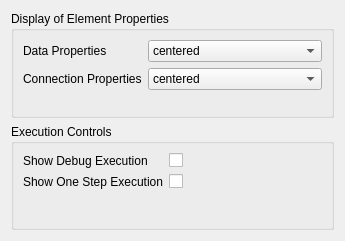
<?xml version="1.0" encoding="UTF-8"?>
<ui version="4.0">
 <class>ConfigureDefaultProperties</class>
 <widget class="QWidget" name="ConfigureDefaultProperties">
  <property name="geometry">
   <rect>
    <x>0</x>
    <y>0</y>
    <width>345</width>
    <height>241</height>
   </rect>
  </property>
  <layout class="QVBoxLayout" name="verticalLayout">
   <item>
    <widget class="QGroupBox" name="groupBox">
     <property name="title">
      <string>Display of Element Properties</string>
     </property>
     <layout class="QFormLayout" name="formLayout_3">
      <property name="fieldGrowthPolicy">
       <enum>QFormLayout::AllNonFixedFieldsGrow</enum>
      </property>
      <item row="0" column="0">
       <widget class="QLabel" name="nodeInformationLabel">
        <property name="text">
         <string>Data Properties</string>
        </property>
       </widget>
      </item>
      <item row="0" column="1">
       <widget class="KComboBox" name="kcfg_dataNodeDisplay">
        <item>
         <property name="text">
          <string>centered</string>
         </property>
        </item>
        <item>
         <property name="text">
          <string>below</string>
         </property>
        </item>
        <item>
         <property name="text">
          <string>above</string>
         </property>
        </item>
       </widget>
      </item>
      <item row="1" column="0">
       <widget class="QLabel" name="edgeInformationLabel">
        <property name="text">
         <string>Connection Properties</string>
        </property>
       </widget>
      </item>
      <item row="1" column="1">
       <widget class="KComboBox" name="kcfg_dataEdgeDisplay">
        <item>
         <property name="text">
          <string>centered</string>
         </property>
        </item>
        <item>
         <property name="text">
          <string>below</string>
         </property>
        </item>
        <item>
         <property name="text">
          <string>above</string>
         </property>
        </item>
       </widget>
      </item>
     </layout>
    </widget>
   </item>
   <item>
    <widget class="QGroupBox" name="groupBox_2">
     <property name="title">
      <string>Execution Controls</string>
     </property>
     <layout class="QFormLayout" name="formLayout_4">
      <property name="fieldGrowthPolicy">
       <enum>QFormLayout::ExpandingFieldsGrow</enum>
      </property>
      <item row="0" column="0">
       <widget class="QLabel" name="showDebugExecutionLabel">
        <property name="text">
         <string>Show Debug Execution</string>
        </property>
       </widget>
      </item>
      <item row="0" column="1">
       <widget class="QCheckBox" name="kcfg_executionModeDebugVisible"/>
      </item>
      <item row="1" column="0">
       <widget class="QLabel" name="showOneStepExecutionLabel">
        <property name="text">
         <string>Show One Step Execution</string>
        </property>
       </widget>
      </item>
      <item row="1" column="1">
       <widget class="QCheckBox" name="kcfg_executionModeOneStepVisible"/>
      </item>
     </layout>
    </widget>
   </item>
  </layout>
 </widget>
 <customwidgets>
  <customwidget>
   <class>KComboBox</class>
   <extends>QComboBox</extends>
   <header>kcombobox.h</header>
  </customwidget>
 </customwidgets>
 <resources/>
 <connections>
  <connection>
   <sender>kcfg_dataNodeDisplay</sender>
   <signal>currentIndexChanged(int)</signal>
   <receiver>ConfigureDefaultProperties</receiver>
   <slot>setDisplayPositionNode(int)</slot>
   <hints>
    <hint type="sourcelabel">
     <x>267</x>
     <y>118</y>
    </hint>
    <hint type="destinationlabel">
     <x>403</x>
     <y>63</y>
    </hint>
   </hints>
  </connection>
  <connection>
   <sender>kcfg_dataEdgeDisplay</sender>
   <signal>currentIndexChanged(int)</signal>
   <receiver>ConfigureDefaultProperties</receiver>
   <slot>setDisplayPositionEdge(int)</slot>
   <hints>
    <hint type="sourcelabel">
     <x>267</x>
     <y>145</y>
    </hint>
    <hint type="destinationlabel">
     <x>419</x>
     <y>85</y>
    </hint>
   </hints>
  </connection>
  <connection>
   <sender>kcfg_executionModeDebugVisible</sender>
   <signal>toggled(bool)</signal>
   <receiver>ConfigureDefaultProperties</receiver>
   <slot>setExecutionModeDebugVisible(bool)</slot>
   <hints>
    <hint type="sourcelabel">
     <x>187</x>
     <y>162</y>
    </hint>
    <hint type="destinationlabel">
     <x>172</x>
     <y>120</y>
    </hint>
   </hints>
  </connection>
  <connection>
   <sender>kcfg_executionModeOneStepVisible</sender>
   <signal>toggled(bool)</signal>
   <receiver>ConfigureDefaultProperties</receiver>
   <slot>setExecutionModeOneStepVisible(bool)</slot>
   <hints>
    <hint type="sourcelabel">
     <x>187</x>
     <y>187</y>
    </hint>
    <hint type="destinationlabel">
     <x>172</x>
     <y>120</y>
    </hint>
   </hints>
  </connection>
 </connections>
 <slots>
  <slot>setDisplayPositionNode(int)</slot>
  <slot>setDisplayPositionEdge(int)</slot>
 </slots>
</ui>
